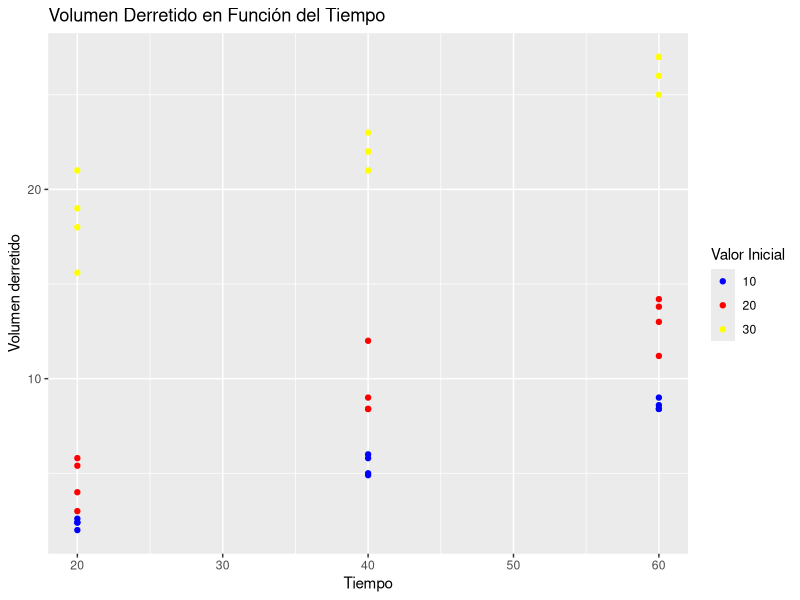

The R source for this figure:
## ---- chunk 1
knitr::opts_chunk$set(echo = FALSE,warning = FALSE,message = FALSE)
## ---- chunk 2
library(readxl)
library(kableExtra)
library(ggplot2)
library(magrittr)
library(dplyr)
## ---- chunk 3
datos <- read_excel("datos.xlsx")

datos_10ml <- datos[which(datos$Valor_inicial=='10'),]
datos_20ml <- datos[which(datos$Valor_inicial=='20'),]
datos_30ml <- datos[which(datos$Valor_inicial=='30'),]

rbind(head(datos,6)) %>%
  kbl(caption = "Primeros datos en la base de datos") %>%
  kable_styling(full_width = FALSE,latex_options = "HOLD_position") %>%
  kable_classic()

## ---- chunk 4
colores <- c("10" = "blue", "20" = "red","30" = "yellow")

ggplot(datos, aes(x = Tiempo, y = Volumen_derretido, color = as.factor(Valor_inicial))) +
  geom_point() +
  labs(x = "Tiempo", y = "Volumen derretido") +
  ggtitle("Volumen Derretido en Función del Tiempo") +
  scale_color_manual(name = "Valor Inicial", values = colores) +
  guides(color = guide_legend(override.aes = list(shape = 19))) 
